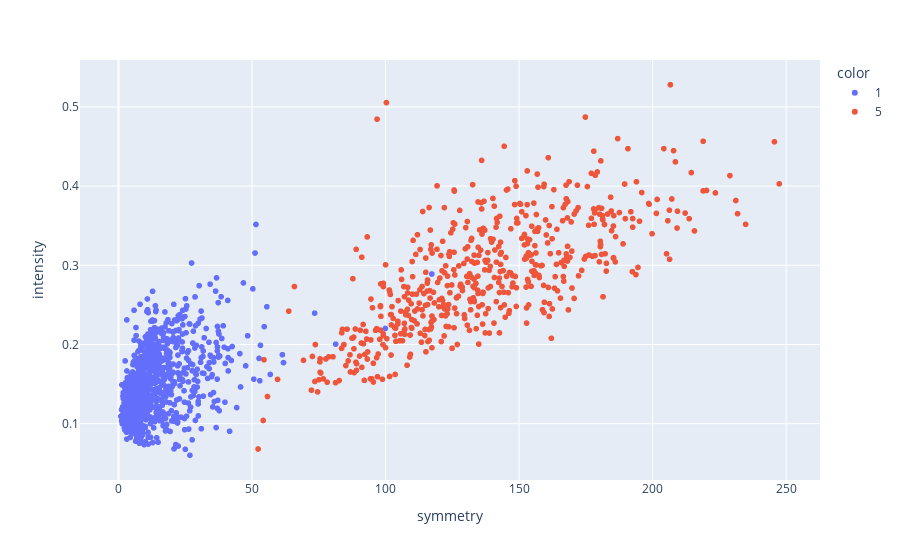

The notebook cell this image was saved under:
### Markdown cell above
To see how well these values classify an image, a scatter plot will be useful:

### Code cell
labels = []
for label in train_labels:
    if label == 1:
        labels.append("1")
    else:
        labels.append("5")
fig = px.scatter(x=symmetry, y=intensity, color = labels, labels={"x" :"symmetry", "y" : "intensity"})
fig.show()

### Figure 1 — Plotly figure (JSON) as saved in the notebook; plotly's stock layout.template omitted (floating-point values rounded to 4 significant figures; data arrays with more than 128 entries replaced by an {"elided": "..."} marker saying what was removed)
{"data": [{"hovertemplate": "color=1<br>symmetry=%{x}<br>intensity=%{y}<extra></extra>", "legendgroup": "1", "marker": {"color": "#636efa", "symbol": "circle"}, "mode": "markers", "name": "1", "showlegend": true, "type": "scattergl", "x": {"elided": "1005 float values"}, "xaxis": "x", "y": {"elided": "1005 float values"}, "yaxis": "y"}, {"hovertemplate": "color=5<br>symmetry=%{x}<br>intensity=%{y}<extra></extra>", "legendgroup": "5", "marker": {"color": "#EF553B", "symbol": "circle"}, "mode": "markers", "name": "5", "showlegend": true, "type": "scattergl", "x": {"elided": "556 float values"}, "xaxis": "x", "y": {"elided": "556 float values"}, "yaxis": "y"}], "layout": {"legend": {"title": {"text": "color"}, "tracegroupgap": 0}, "margin": {"t": 60}, "xaxis": {"anchor": "y", "domain": [0, 1], "title": {"text": "symmetry"}}, "yaxis": {"anchor": "x", "domain": [0, 1], "title": {"text": "intensity"}}}}
